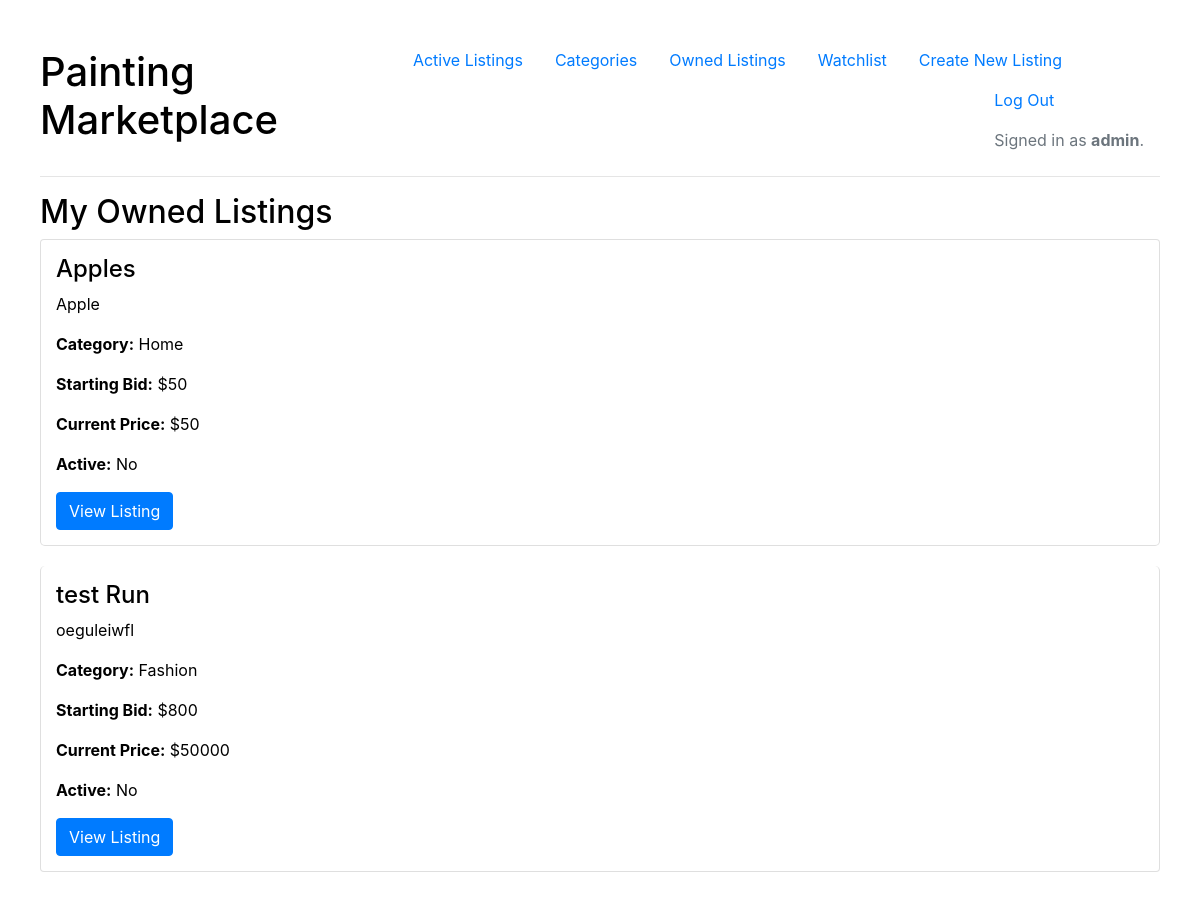
Before: /owned/ (signed in) with the older database file.
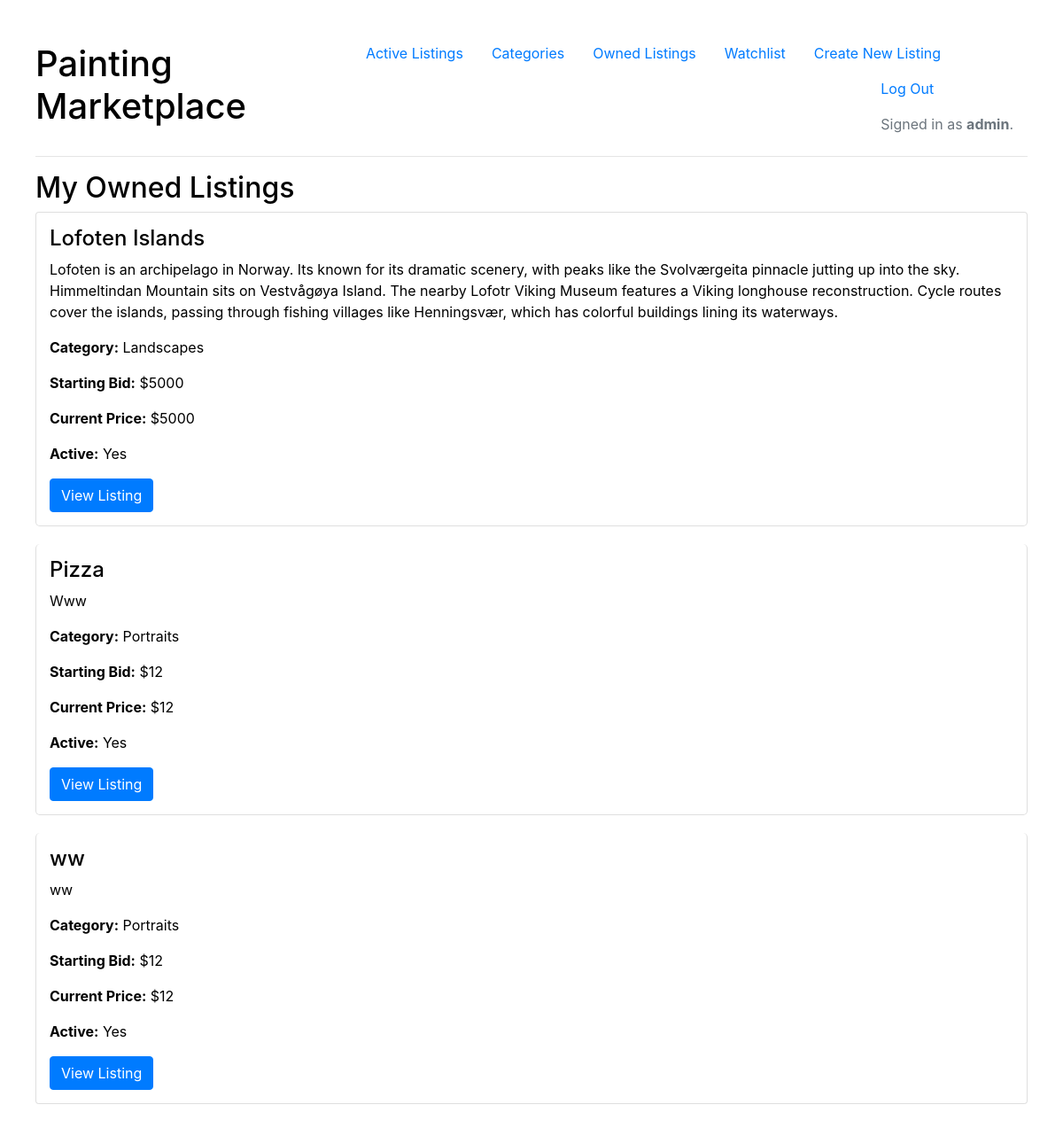
After: the same page with the newer database file.
### auctions/models.py (models this page shows, shortened)
class Auction_Listing(models.Model):
    title = models.CharField(max_length=64)
    owner = models.ForeignKey(User, on_delete=models.CASCADE, related_name="listings")
    is_active = models.BooleanField(default=True)
    description = models.TextField()
    starting_bid = models.IntegerField()
    current_price = models.IntegerField(null=True, blank=True)  # Track the current bid
    image = models.ImageField(upload_to='listing_images/', blank=True)
    category = models.ForeignKey(Category, on_delete=models.SET_NULL, null=True, related_name="listings")

class Category(models.Model):
    name = models.CharField(max_length=64, unique=True)

### auctions/views.py (the view)
# urls.py: path("owned/", views.owned, name="owned"),
@login_required
def owned(request):
    owned_listings = Auction_Listing.objects.filter(owner=request.user)
    return render(request, "auctions/owned.html", {
        "owned_listings": owned_listings
    })

### auctions/templates/auctions/owned.html
{% extends "auctions/layout.html" %}
{% block body %}
<h2>My Owned Listings</h2>
{% if owned_listings %}
    <ul class="list-group">
        {% for listing in owned_listings %}
            <li class="list-group-item">
                <h4>{{ listing.title }}</h4>
                <p>{{ listing.description }}</p>
                <p><strong>Category:</strong>
                    {% if listing.category %}
                        {{ listing.category.name }}
                    {% else %}
                        None
                    {% endif %}
                </p>
                <p><strong>Starting Bid:</strong> ${{ listing.starting_bid }}</p>
                <p><strong>Current Price:</strong>
                    {% if listing.current_price %}
                        ${{ listing.current_price }}
                    {% else %}
                        ${{ listing.starting_bid }}
                    {% endif %}
                </p>
                <p><strong>Active:</strong> {{ listing.is_active|yesno:"Yes,No" }}</p>
                <a href="{% url 'listing_detail' listing.id %}" class="btn btn-primary">View Listing</a>
            </li>
        {% endfor %}
    </ul>
{% else %}
    <p>You have not created any listings yet.</p>
{% endif %}
{% endblock %}

Changed rows visible on the page:
removed Auction_Listing: title "Apples", description "Apple", category.name "Home", starting_bid "50", is_active "No"
removed Auction_Listing: title "test Run", description "oeguleiwfl", category.name "Fashion", starting_bid "800", current_price "50000", is_active "No"
added Auction_Listing: title "Lofoten Islands", description "Lofoten is an archipelago in Norway. Its known for its dramatic scenery, with peaks like the Svolværgeita pinnacle jutting up into the sky. Himmeltindan Mountain sits on Vestvågøya Island. The nearby Lofotr Viking Museum features a Viking longhouse reconstruction. Cycle routes cover the islands, passing through fishing villages like Henningsvær, which has colorful buildings lining its waterways.", category.name "Landscapes", starting_bid "5000", is_active "Yes"
added Auction_Listing: title "Pizza", description "Www", category.name "Portraits", starting_bid "12", is_active "Yes"
added Auction_Listing: title "ww", description "ww", category.name "Portraits", starting_bid "12", is_active "Yes"
